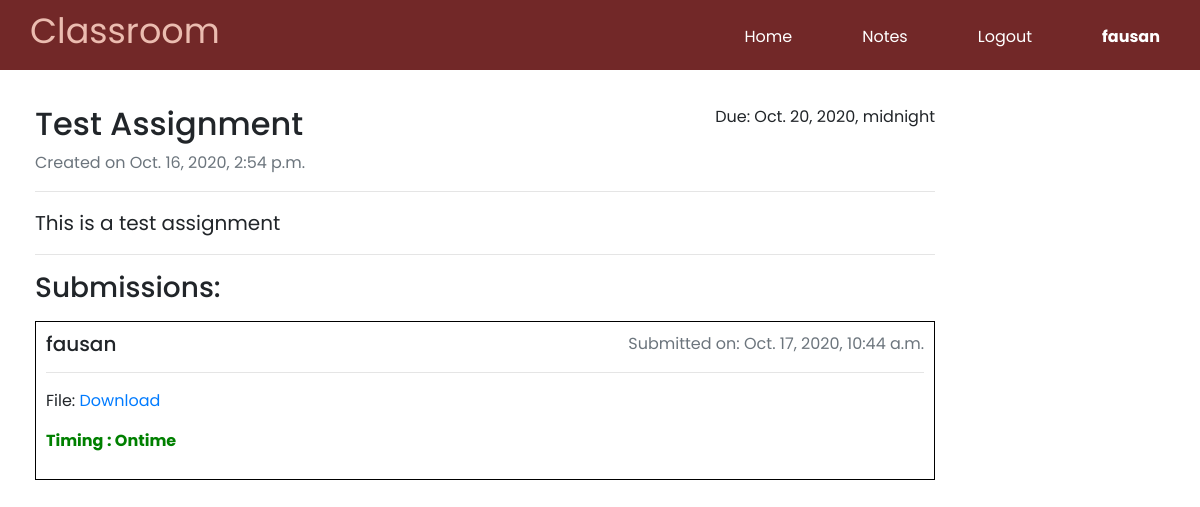
Screenshot of /assignments/1 (signed in) with the database file from the repository.
### classroom/models.py (models this page shows, shortened)
class User(AbstractUser):
    firstname = models.CharField(max_length=20)
    lastname = models.CharField(max_length=20)
    account_type = models.CharField(
        max_length=20, choices=[('Student', 'Student'), ('Faculty', 'Faculty')])
    def __str__(self):
        return f'{self.username}'

class Assignment(models.Model):
    name = models.CharField(max_length=100)
    content = models.TextField(default="")
    date = models.DateTimeField(default=timezone.now)
    due_date = models.DateTimeField(blank=True, null=True)
    user = models.ForeignKey(
        User, related_name="created_assigns", on_delete=models.CASCADE)
    subject = models.ForeignKey(
        Subject, related_name="assignments", on_delete=models.CASCADE)
    submitted_students = models.ManyToManyField(
        User, related_name="submitted")

class Submission(models.Model):
    date = models.DateTimeField(default=timezone.now)
    files = models.FileField(upload_to=submission_path)
    user = models.ForeignKey(
        User, related_name="submissions", on_delete=models.CASCADE)
    assignment = models.ForeignKey(
        Assignment, related_name="submissions", on_delete=models.CASCADE)

### classroom/views.py (the view, shortened to what this page needs)
# urls.py: path('assignments/<int:assign_id>', views.assign_view, name="assign"),
@login_required
def assign_view(request, assign_id):
    assignment = Assignment.objects.get(id=assign_id)
    return render(request, "classroom/assignview.html", {
        'assignment': assignment, 'form': SubmissionForm()
    })

### classroom/templates/classroom/assignview.html (shortened to what this page needs)
{% extends "classroom/layout.html" %}
{% load crispy_forms_tags %}
{% block body %}
<div class="assignview">
    {% if assignment.due_date %}
    <p class="float-right">Due: {{ assignment.due_date }}</p>
    {% else %}
    <p class="float-right">No due date</p>
    {% endif %}
    <h2>{{ assignment.name }}</h2>
    <p class="text-muted">Created on {{ assignment.date }}</p>
    <hr>
    <p class="assignview-content">{{ assignment.content }}</p>
    <hr>
    {% if user.account_type == "Student" %}
    <form method="post" enctype="multipart/form-data">
        {% csrf_token %}
        <legend>Submit :</legend>
        {{ form|crispy }}
        <input type="submit" value="Hand In" class="btn btn-primary">
    </form>
    {% else %}
    <h3>Submissions:</h3>
    {% for submission in assignment.submissions.all %}
    <div class="submissions mt-3">
        <p class="text-muted float-right">Submitted on: {{ submission.date }}</p>
        <h5>{{ submission.user }}</h5>
        <hr>
        <p>File: <a href="{{ submission.files.url }}" target="_blank">Download</a></p>
        {% if submission.date > assignment.due_date %}
        <p style="color:red;"><strong>Timing : Late</strong></p>
        {% else %}
        <p style="color:green;"><strong>Timing : Ontime</strong></p>
        {% endif %}
    </div>
    {% endfor %}
    {% endif %}
</div>
{% endblock %}

### classroom/templates/classroom/layout.html (shortened to what this page needs)
{% load static %}
<!DOCTYPE html>
<html lang="en">
<head>
    <link rel="stylesheet" href="https://stackpath.bootstrapcdn.com/bootstrap/4.1.3/css/bootstrap.min.css"
>
    <link rel="stylesheet" href="https://cdnjs.cloudflare.com/ajax/libs/font-awesome/4.7.0/css/font-awesome.min.css">
    <link href="{% static 'classroom/styles.css' %}" rel="stylesheet">
</head>
<body>
    <header>
        <div class="contain">
            <h2 class="header-name">Classroom</h2>
            <nav>
                <ul>
                    <li><a href="{% url 'index' %}">Home</a></li>
                    {% if not user.is_authenticated %}
                    <li><a href="{% url 'register' %}">Register</a></li>
                    <li><a href="{% url 'login' %}">Login</a></li>
                    {% else %}
                    <li><a href="{% url 'note' %}">Notes</a></li>
                    <li><a href="{% url 'logout' %}">Logout</a></li>
                    <li><strong>{{ user.username }}</strong></li>
                    {% endif %}
                </ul>
            </nav>
        </div>
    </header>
    <div class="main">
        {% block body %}
        {% endblock %}
    </div>
</body>
</html>

### classroom/static/classroom/styles.css (style rules this page uses)
* { margin: 0; padding: 0; box-sizing: border-box; }
body { font-family: 'Poppins', sans-serif; }
.contain { width: 95%; margin: 0 auto; }
.header-name { float: left; color: #ebbcb0; font-weight: 400; font-size: 35px; padding-top: 10px; }
header { background-color:#722828; padding-bottom: 10px; }
header::after { content: ''; display: table; clear: both; }
nav { float: right; margin: 10px; }
nav ul { margin: 0; padding: 0; list-style: none; }
nav li { float: left; margin-left: 70px; padding-top: 15px; font-size: 16px; font-weight: 400; color: #fff; position: relative; }
nav a { text-decoration: none; color: #fff; }
nav a::before { content: ''; display: block; height: 3px; background-color:#ebbcb0; position: absolute; top: 0; width: 0%; transition: all ease-in-out 250ms; }
.main { margin: 15px; padding: 10px; }
.assignview { padding: 10px; width: 80%; }
.assignview-content { font-size: 20px; }
.submissions { border: 1px solid black; padding: 10px; }

### rows the page displays
User: username "fausan"
Assignment: due_date "Oct. 20, 2020, midnight", name "Test Assignment", date "Oct. 16, 2020, 2:54 p.m.", content "This is a test assignment"
Submission: date "Oct. 17, 2020, 10:44 a.m.", user "fausan", shows "Timing : Ontime"
